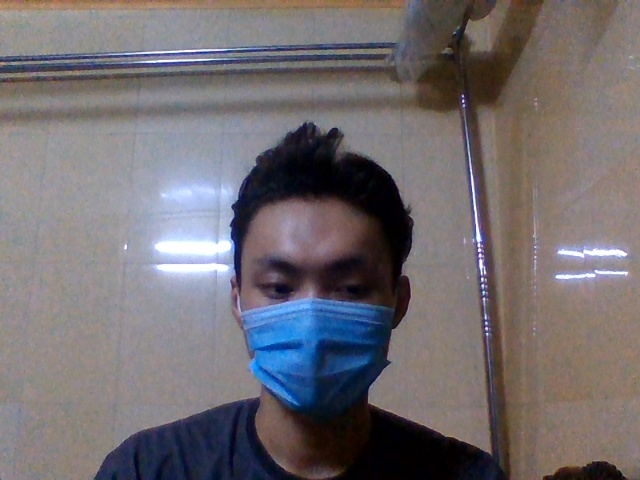
#> input picture Ứng dụng lập trình nhận diện khuôn mặt/Điểm danh bằng nhận diện khuôn mặt bằng/images/18135.jpg, 640 x 480 px; its folder holds only this picture in this run
$ python face_train.py   (older library calls are emulated)
#> lines starting #> are read from the running program, lines starting #| are printed output that depends on the picture
import os
import cv2
import numpy as np
from PIL import Image
import pickle

BASE_DIR = os.path.dirname(os.path.abspath(__file__))
images_dir = os.path.join(BASE_DIR, "images")

face_cascade = cv2.CascadeClassifier('cascades/data/haarcascade_frontalface_default.xml')
recognizer = cv2.face.LBPHFaceRecognizer_create()

current_id = 0
label_ids = {}
y_labels = []
x_train = []


for root, dirs, files in os.walk(images_dir):
        for file in files:
                if file.endswith("png") or file.endswith("jpg"):
                        path = os.path.join(root, file)
                        label = os.path.basename(root).replace(" ", "-").lower()
                        print(label, path)
                        if not label in label_ids:
                                label_ids[label] = current_id
                                current_id += 1
                        id_=label_ids[label]
                        #print(label_ids)

                        pil_image = Image.open(path).convert("L")
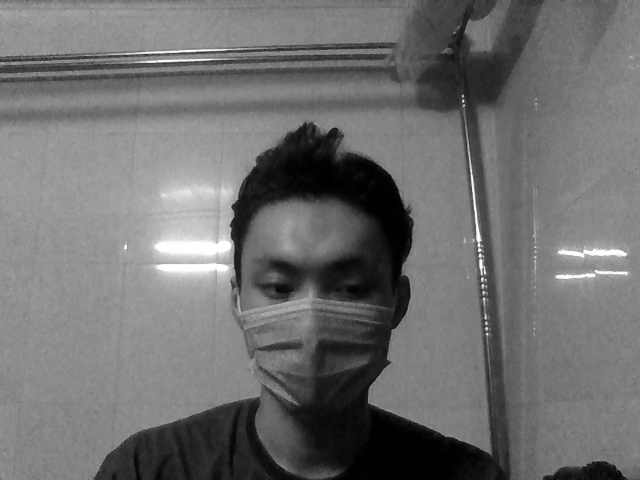
#> pil_image: PIL image 640x480 L; min 0, max 255, mean 110.9
                        size = (550, 500)
                        final_image = pil_image.resize(size, Image.ANTIALIAS)
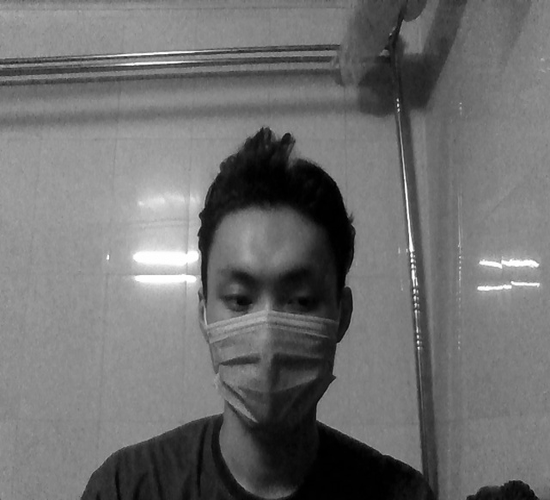
#> final_image: PIL image 550x500 L; min 0, max 255, mean 110.9
                        image_array = np.array(final_image, "uint8")
                        #print(image_array)
                        faces = face_cascade.detectMultiScale(image_array,scaleFactor=1.5, minNeighbors=5)
#> faces = [[180, 227, 182, 182]]

                        for (x,y,w,h) in faces:
                                roi = image_array[y:y+h, x:x+w]
                                x_train.append(roi)
                                y_labels.append(id_)
#> this loop made 1 pass
#> pass 1, `roi = image_array[y:y+h, x:x+w]`:
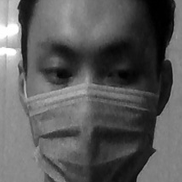
#> roi: shape (182, 182); min 0, max 255, mean 89.8
#> after the loop, x_train = 1 item; y_labels = [0]


#print(y_labels)
#print(x_train)


with open("labels.pickle", 'wb') as f:
        pickle.dump(label_ids, f)

recognizer.train(x_train, np.array(y_labels))
recognizer.save("trainner.yml")
